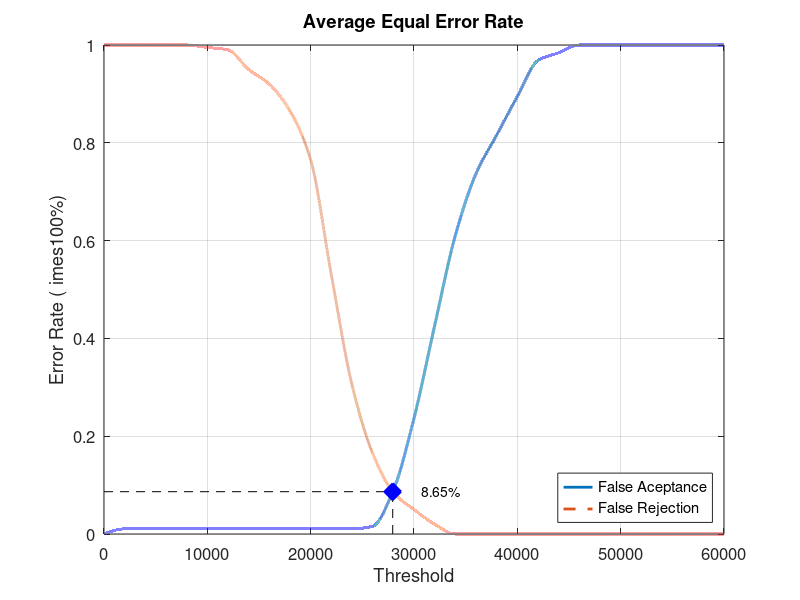
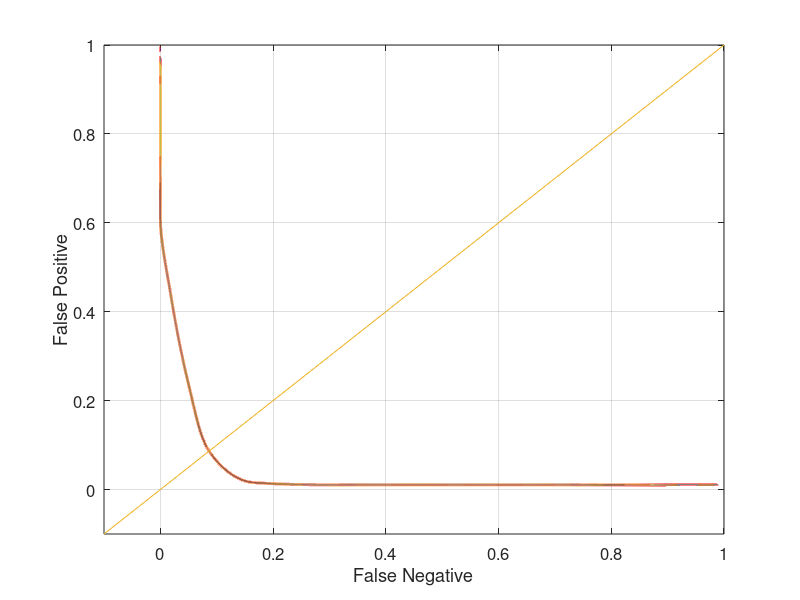

MATLAB code for these plots, in order:
close all;
clear;
clc;
x = 0:2000:60000;
xq = 0:0.5:60000;

y0 = [0 0.0105263 0.0105263 0.0105263 0.0105263 0.0105263 0.0105263 0.0105263 0.0105263 0.0105263 0.0105263 0.0105263 0.0105263 0.0157895 0.0894737 0.236842 0.426316 0.610526 0.736842 0.815789 0.894737 0.968421 0.984211 1 1 1 1 1 1 1 1]
yy0 = interp1(x, y0, xq, 'pchip');
y1 = [1 1 1 1 1 0.995 0.99 0.95 0.92 0.865 0.765 0.53 0.305 0.165 0.085 0.05 0.02 0 0 0 0 0 0 0 0 0 0 0 0 0 0]
yy1 = interp1(x, y1, xq, 'pchip');

% Calculating EER: 
y2 = abs(y0 - y1);
find(y2 == min(y2))
yy2 = abs(yy0 - yy1);
xEER = find(yy2 == min(yy2));
xEERIndex = xq(xEER) % X-axis EER
yEER = yy0(xEER) % Y-axis EER

main = figure
plot(xq, yy0,'-','LineWidth', 2);	hold on
plot(xq, yy1,'--','LineWidth', 2);	hold on
plot([xEERIndex xEERIndex], [0 yEER], 'k--');	hold on
plot([0 xEERIndex], [yEER yEER], 'k--');	hold on
plot(xEERIndex, yEER, 'bx', 'LineWidth', 10);	hold on
text(xEERIndex + 10 * xEERIndex / 100, yEER, [num2str(round((10000 * yEER)) / 100) '%'])
legend('False Aceptance', 'False Rejection', 'Location', 'SouthEast')
xlabel('Threshold')
ylabel('Error Rate (	imes100%)')
title('Average Equal Error Rate')
set(gca, 'FontSize', 12)
axis([0 60000 0 1])
grid on

print(main, 'Database5_1Main', '-dpng');
FNRxFPR = figure('Color', [1 1 1]);
plot(yy1, yy0, '-', yy1, yy0, 'LineWidth', 2);
hold on
y = -0.1:0.1:1
plot(y, y); 
set(gca, 'FontSize', 12)
xlabel('False Negative')
ylabel('False Positive')
axis([-0.1 1 -0.1 1])
set(gca, 'FontSize', 12)
grid on

print(FNRxFPR, 'Database5_1FNRxFPR','-dpng');
